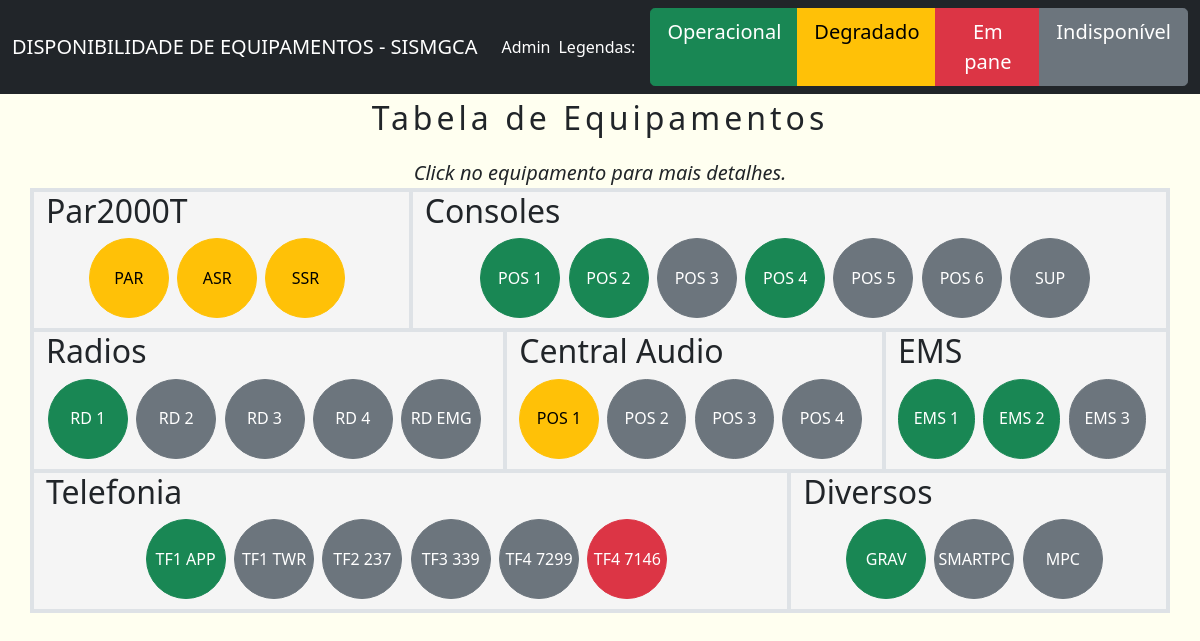
Before: / with the older database file.
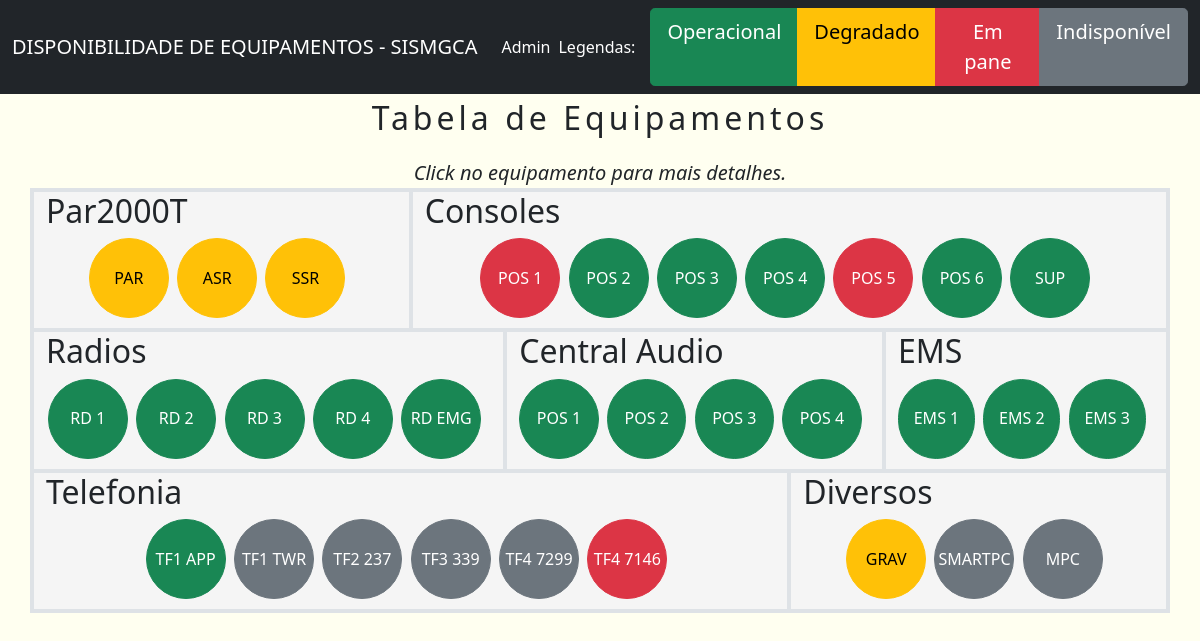
After: the same page with the newer database file.
### equipamentos/models.py (models this page shows, shortened)
class Par2000T(models.Model):
    nome = models.CharField(max_length=100)
    situacao = models.ForeignKey(Situacao, on_delete=models.CASCADE)
    descricao = models.TextField(blank=True,null=True)
    ultimo_registro = models.DateTimeField(auto_now=True)

class Consoles(models.Model):
    nome = models.CharField(max_length=100)
    situacao = models.ForeignKey(Situacao, on_delete=models.CASCADE)
    descricao = models.TextField(blank=True,null=True)
    ultimo_registro = models.DateTimeField(auto_now=True)

class Radios(models.Model):
    nome = models.CharField(max_length=100)
    situacao = models.ForeignKey(Situacao, on_delete=models.CASCADE)
    descricao = models.TextField(blank=True,null=True)
    ultimo_registro = models.DateTimeField(auto_now=True)

class CentralAudio(models.Model):
    nome = models.CharField(max_length=100)
    situacao = models.ForeignKey(Situacao, on_delete=models.CASCADE)
    descricao = models.TextField(blank=True,null=True)
    ultimo_registro = models.DateTimeField(auto_now=True)

class Ems(models.Model):
    nome = models.CharField(max_length=100)
    situacao = models.ForeignKey(Situacao, on_delete=models.CASCADE)
    descricao = models.TextField(blank=True,null=True)
    ultimo_registro = models.DateTimeField(auto_now=True)

class Telefonia(models.Model):
    nome = models.CharField(max_length=100)
    situacao = models.ForeignKey(Situacao, on_delete=models.CASCADE)
    descricao = models.TextField(blank=True,null=True)
    ultimo_registro = models.DateTimeField(auto_now=True)

class Diversos(models.Model):
    nome = models.CharField(max_length=100)
    situacao = models.ForeignKey(Situacao, on_delete=models.CASCADE)
    descricao = models.TextField(blank=True,null=True)
    ultimo_registro = models.DateTimeField(auto_now=True)

### equipamentos/views.py (the view)
# urls.py: path('', IndexListView.as_view(), name='listar_disponibilidade'),
class IndexListView(ListView):
    template_name = 'disponibilidade.html'
    context_object_name = 'objectPar2000T'
    def get_queryset(self):
        return Par2000T.objects.order_by('pk').all()
    def get_context_data(self, **kwargs):
        context = super(IndexListView, self).get_context_data(**kwargs)
        context['objectConsoles'] = Consoles.objects.order_by('pk').all()
        context['objectRadios'] = Radios.objects.order_by('pk').all()
        context['objectCentralAudio'] = CentralAudio.objects.order_by('pk').all()
        context['objectDiversos'] = Diversos.objects.order_by('pk').all()
        context['objectEms'] = Ems.objects.order_by('pk').all()
        context['objectTelefonia'] = Telefonia.objects.order_by('pk').all()
        return context

### equipamentos/models.py (called while the page is built)
    def get_class_bootstrap(self):
        if self.situacao_id == 1:
            return "btn btn-success"
        elif self.situacao_id == 2:
            return "btn btn-warning"
        elif self.situacao_id == 3:
            return "btn btn-danger"
        elif self.situacao_id == 4:
            return "btn btn-secondary"
        else:
            return "btn btn-light"

### equipamentos/templates/disponibilidade.html (shortened to what this page needs)
{% extends 'base.html' %}
{% load humanize %}
{% block conteudo %}
<div class="row">
<div style=""><p class="text-center fs-2" style="letter-spacing:4px; line-height:1.5">Tabela de Equipamentos</p> </div>
   <span class="text-center fs-5 fst-italic" style="margin-top:0px; line-height:1.5 ">Click no equipamento para mais detalhes.</span>
</div>
<div class="container border border-2" style="background-color: WhiteSmoke;">
  <div class="row">
      <div class="col-4 border border-2">
        <div class="row" ><h2>Par2000T</h2></div>
          <div class="d-flex justify-content-center" style="padding-bottom:10px">
           {% for obj in objectPar2000T %}
            <button class="{{ obj.situacao.get_class_bootstrap }} btn-circle btn-xl grow" type="button" data-bs-toggle="offcanvas" data-bs-target="#offcanvasRightA1{{obj.pk}}" aria-controls="offcanvasRight">{{ obj.nome }}</button>&nbsp&nbsp
          {% endfor %}
        </div>
    </div>
  <div class="col-8 border border-2">
        <div class="row" ><h2>Consoles</h2></div>
          <div class="d-flex justify-content-center" style="padding-bottom:10px">
           {% for obj in objectConsoles %}
            <button class="{{ obj.situacao.get_class_bootstrap }} btn-circle btn-xl grow" type="button" data-bs-toggle="offcanvas" data-bs-target="#offcanvasRightB2{{obj.pk}}" aria-controls="offcanvasRight">{{ obj.nome }}</button>&nbsp&nbsp
          {% endfor %}
      </div>
    </div>
</div>
<div class="row">
  <div class="col-5 border border-2">
    <div class="row" ><h2>Radios</h2></div>
          <div class="d-flex justify-content-center" style="padding-bottom:10px">
           {% for obj in objectRadios %}
            <button class="{{ obj.situacao.get_class_bootstrap }} btn-circle btn-xl grow" type="button" data-bs-toggle="offcanvas" data-bs-target="#offcanvasRightC3{{obj.pk}}" aria-controls="offcanvasRight">{{ obj.nome }}</button>&nbsp&nbsp
          {% endfor %}
        </div>
  </div>
  <div class="col-4 border border-2">
    <div class="row" ><h2>Central Audio</h2></div>
          <div class="d-flex justify-content-center" style="padding-bottom:10px">
           {% for obj in objectCentralAudio %}
            <button class="{{ obj.situacao.get_class_bootstrap }} btn-circle btn-xl grow" type="button" data-bs-toggle="offcanvas" data-bs-target="#offcanvasRightD4{{obj.pk}}" aria-controls="offcanvasRight">{{ obj.nome }}</button>&nbsp&nbsp
          {% endfor %}
        </div>
  </div>
  <div class="col-3 border border-2">
   <div class="row" ><h2>EMS</h2></div>
          <div class="d-flex justify-content-center" style="padding-bottom:10px">
           {% for obj in objectEms %}
            <button class="{{ obj.situacao.get_class_bootstrap }} btn-circle btn-xl grow" type="button" data-bs-toggle="offcanvas" data-bs-target="#offcanvasRightE5{{obj.pk}}" aria-controls="offcanvasRight">{{ obj.nome }}</button>&nbsp&nbsp
          {% endfor %}
      </div>
    </div>
</div>
<div class="row">
    <div class="col-8 border border-2">
    <div class="row" ><h2>Telefonia</h2></div>
          <div class="d-flex justify-content-center" style="padding-bottom:10px">
           {% for obj in objectTelefonia %}
            <button class="{{ obj.situacao.get_class_bootstrap }} btn-circle btn-xl grow" type="button" data-bs-toggle="offcanvas" data-bs-target="#offcanvasRightF6{{obj.pk}}" aria-controls="offcanvasRight">{{ obj.nome }}</button>&nbsp&nbsp
          {% endfor %}
      </div>
  </div>
  <div class="col-4 border border-2">
    <div class="row" ><h2>Diversos</h2></div>
          <div class="d-flex justify-content-center" style="padding-bottom:10px">
           {% for obj in objectDiversos %}
            <button class="{{ obj.situacao.get_class_bootstrap }} btn-circle btn-xl grow" type="button" data-bs-toggle="offcanvas" data-bs-target="#offcanvasRightG7{{obj.pk}}" aria-controls="offcanvasRight">{{ obj.nome }}</button>&nbsp&nbsp
          {% endfor %}
      </div>
  </div>
</div>
</div>
{% endblock %}

### equipamentos/templates/base.html (shortened to what this page needs)
<!DOCTYPE html>
<html lang="pt-br">
    <head>
        <link href="https://cdn.jsdelivr.net/npm/bootstrap@5.0.0-beta3/dist/css/bootstrap.min.css" rel="stylesheet">
    </head>
    <body class="" style="background-color: Ivory;">
    <nav class="navbar navbar-expand-lg navbar-dark bg-dark">
        <div class="container-fluid">
            <a class="navbar-brand" href="/">DISPONIBILIDADE DE EQUIPAMENTOS - SISMGCA</a>
            <div class="collapse navbar-collapse" id="navbarNavDropdown">
            <ul class="navbar-nav">
                <li class="nav-item">
                <a class="nav-link active" aria-current="page" href="admin/">Admin</a>
                </li>
            </ul>
            </div>
            <span class="text-white" style="margin-right:15px;">Legendas:</span>
            <ul class="nav justify-content-end">
               <div class="btn-group" role="group" aria-label="">
                 <a tabindex="0" class="btn btn-lg btn-success" role="button" data-bs-container="body" data-bs-trigger="focus" data-bs-toggle="popover" data-bs-placement="bottom" data-bs-content="texto aqui">Operacional</a>
                 <a tabindex="0" class="btn btn-lg btn-warning" role="button" data-bs-container="body" data-bs-trigger="focus" data-bs-toggle="popover" data-bs-placement="bottom" data-bs-content="texto aqui">Degradado</a>
                 <a tabindex="0" class="btn btn-lg btn-danger" role="button" data-bs-container="body" data-bs-trigger="focus" data-bs-toggle="popover" data-bs-placement="bottom" data-bs-content="texto aqui">Em pane</a>
                 <a tabindex="0" class="btn btn-lg btn-secondary" role="button" data-bs-container="body" data-bs-trigger="focus" data-bs-toggle="popover" data-bs-placement="bottom" data-bs-content="texto aqui">Indisponível</a>
                </div>
            </ul>
        </div>
    </nav>
    {% block conteudo %} {%endblock%}
    </body>
</html>

### equipamentos/templates/disponibilidade.html (style rules this page uses)
.btn-circle.btn-xl { width: 80px; height: 80px; padding: 2px 2px; border-radius: 40px; font-size: 100%; line-height: 1.33; }

Changed rows visible on the page:
changed Consoles "POS 1": situacao_id 1 → 3 (drawn)
changed Consoles "POS 3": situacao_id 4 → 1 (drawn)
changed Consoles "POS 5": situacao_id 4 → 3 (drawn)
changed Consoles "POS 6": situacao_id 4 → 1 (drawn)
changed Consoles "SUP": situacao_id 4 → 1 (drawn)
changed Radios "RD 2": situacao_id 4 → 1 (drawn)
changed Radios "RD 3": situacao_id 4 → 1 (drawn)
changed Radios "RD 4": situacao_id 4 → 1 (drawn)
changed Radios "RD EMG": situacao_id 4 → 1 (drawn)
changed CentralAudio "POS 1": situacao_id 2 → 1 (drawn)
changed CentralAudio "POS 2": situacao_id 4 → 1 (drawn)
changed CentralAudio "POS 3": situacao_id 4 → 1 (drawn)
changed CentralAudio "POS 4": situacao_id 4 → 1 (drawn)
changed Ems "EMS 3": situacao_id 4 → 1 (drawn)
changed Diversos "GRAV": situacao_id 1 → 2 (drawn)
